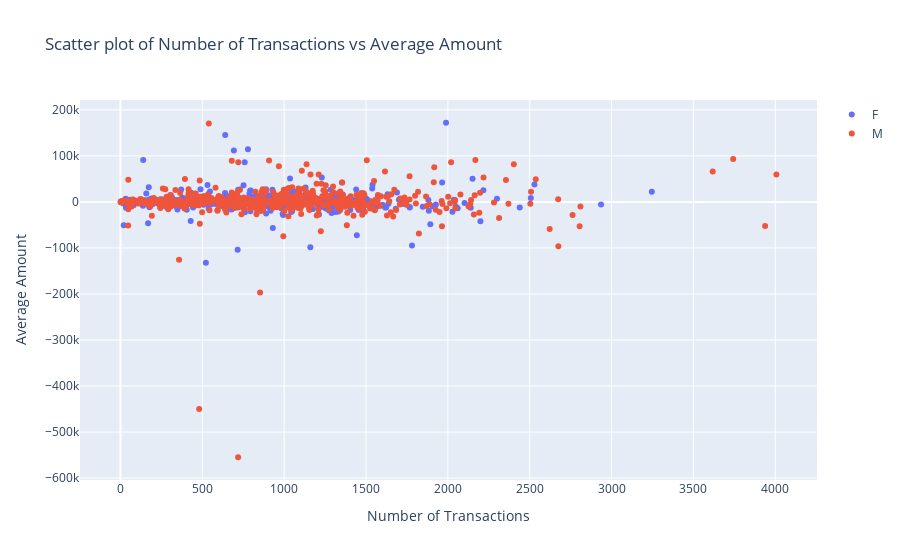

The notebook cell saved with this chart:
### Code cell
import plotly.graph_objects as go

fig = go.Figure()

# Add traces for each gender
for gender in aggregated_data_rest['gender'].unique():
    df_gender = aggregated_data_rest[aggregated_data_rest['gender'] == gender]
    fig.add_trace(go.Scatter(x=df_gender['number_of_transactions'], 
                             y=df_gender['total_amount'], 
                             mode='markers', 
                             name=gender))

fig.update_layout(title='Scatter plot of Number of Transactions vs Average Amount',
                  xaxis_title='Number of Transactions',
                  yaxis_title='Average Amount')

fig.show()

### Figure 1 — Plotly figure (JSON) as saved in the notebook; plotly's stock layout.template omitted (floating-point values rounded to 4 significant figures; data arrays with more than 128 entries replaced by an {"elided": "..."} marker saying what was removed)
{"data": [{"mode": "markers", "name": "F", "type": "scatter", "x": {"elided": "575 int values"}, "y": {"elided": "575 float values"}}, {"mode": "markers", "name": "M", "type": "scatter", "x": {"elided": "625 int values"}, "y": {"elided": "625 float values"}}], "layout": {"title": {"text": "Scatter plot of Number of Transactions vs Average Amount"}, "xaxis": {"title": {"text": "Number of Transactions"}}, "yaxis": {"title": {"text": "Average Amount"}}}}
